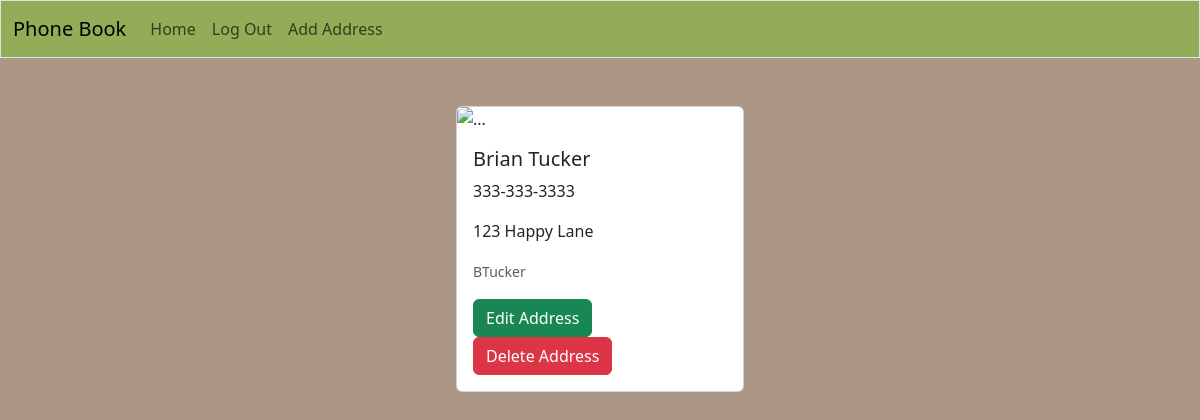
The page /addresses/3 (signed in) on the database as committed earlier.
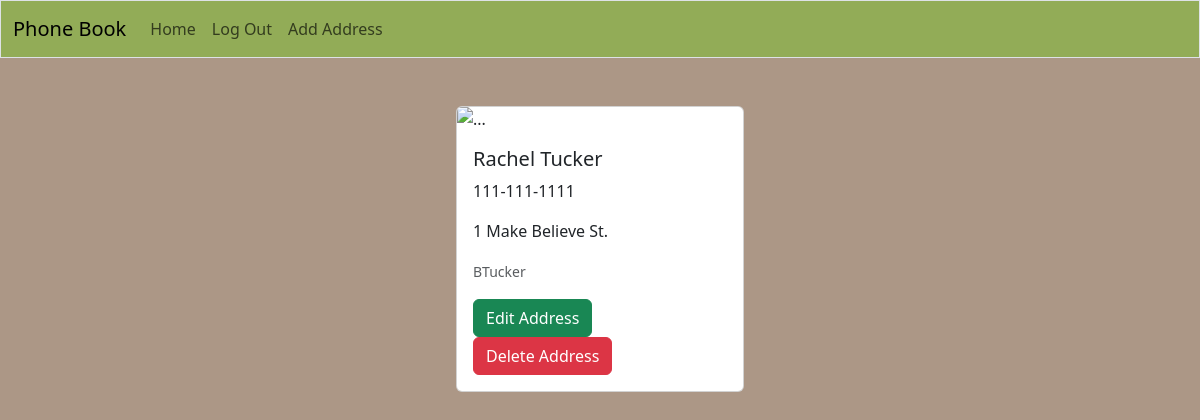
The same page on the database as committed later.
### app/models.py (models this page shows, shortened)
class Address(db.Model):
    id = db.Column(db.Integer, primary_key=True)
    first_name = db.Column(db.String(50), nullable=False)
    last_name = db.Column(db.String(50), nullable=False)
    phone_number = db.Column(db.String)
    address = db.Column(db.String)
    date_created=db.Column(db.DateTime, nullable=False, default=datetime.utcnow)
    user_id=db.Column(db.Integer, db.ForeignKey('user.id')) #references user(id)

### app/routes.py (the view)
@app.route('/addresses/<int:address_id>')
def get_address(address_id):
    address = Address.query.get(address_id)
    if not address:
        flash(f"An address with id {address_id} does not exists", "danger")
        return redirect(url_for('index'))
    return render_template('addresses.html', address=address)

### app/models.py (called while the page is built)
@login.user_loader
def load_user(user_id):
    return User.query.get(user_id)

### app/templates/addresses.html (shortened to what this page needs)
{% extends 'base.html' %}
{% block content %}
<div class="row">
    <div class="col">
        <div class="card mx-auto mt-5" style="width: 18rem;">
            <img src="https://i.pinimg.com/474x/66/7f/32/667f32794b79e088fa81d5580ee93fe0.jpg" class="card-img-top" alt="...">
            <div class="card-body">
                <h5 class="card-title">{{ address.first_name }} {{ address.last_name }}</h5>
                <p class="card-text">{{ address.phone_number }}</p>
                <p class="card-text">{{ address.address }}</p>
                <p class="card-text"><small class="text-muted">{{ address.author.username }}</small></p>
                {% if current_user == address.author %}
                    <a href="{{ url_for('edit_address', address_id=address.id) }}" class="btn btn-success">Edit Address</a>
                    <button type="button" class="btn btn-danger" data-bs-toggle="modal" data-bs-target="#deleteModal">
                        Delete Address
                    </button>
                {% endif %}
            </div>
        </div>
    </div>
</div>
{% endblock %}

Rows that differ between the two databases and show on the page:
changed Address "Tucker": first_name "Brian" → "Rachel"; phone_number "333-333-3333" → "111-111-1111"; address "123 Happy Lane" → "1 Make Believe St."
